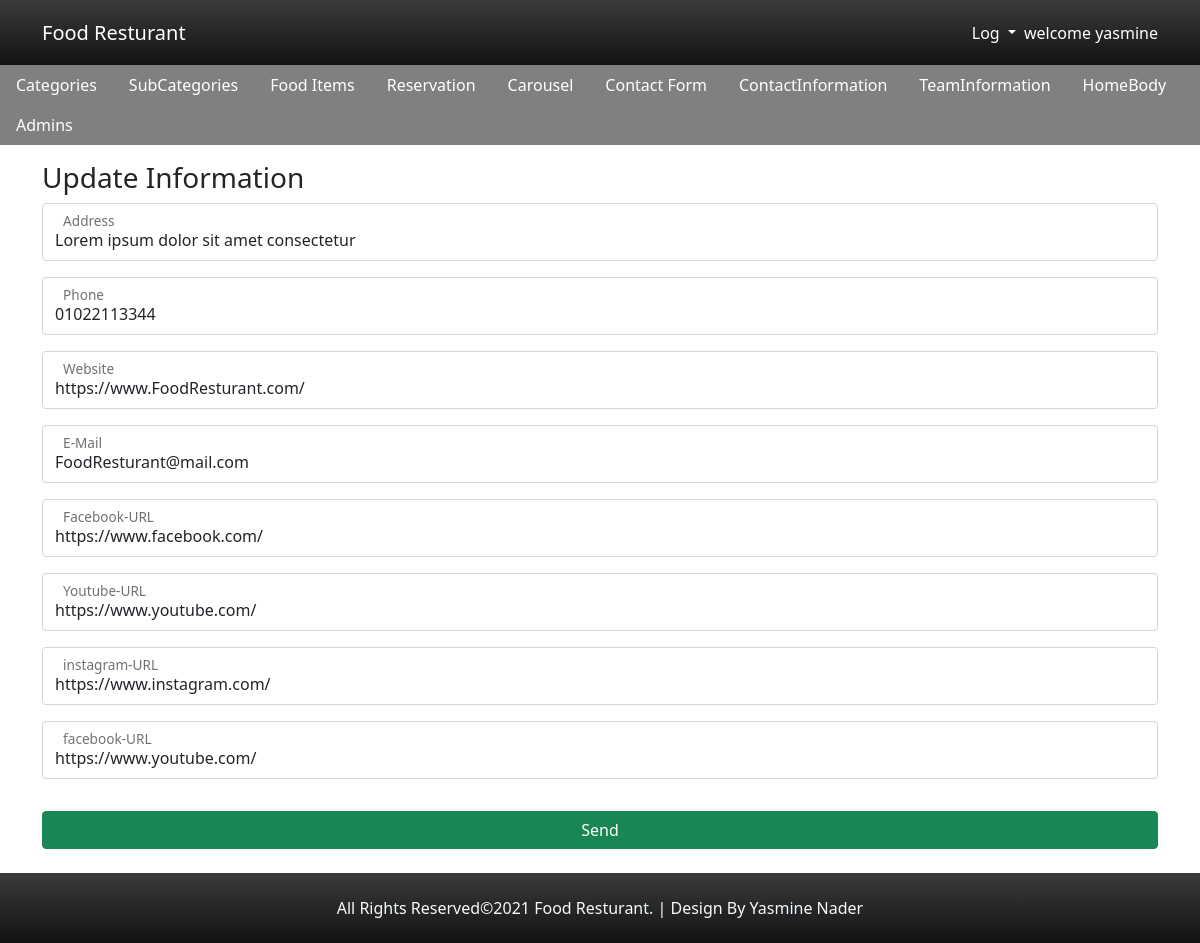
Page /contactinformation/contactinformationupdate.php?id=1 (signed in) on the committed database.
### tables this page shows
CREATE TABLE `contact_information` (
  `id` int(11) NOT NULL,
  `address` char(100) NOT NULL,
  `phone` char(11) NOT NULL,
  `website` char(150) NOT NULL,
  `email` char(150) NOT NULL,
  `url_facebook` char(255) NOT NULL,
  `url_youtube` char(255) NOT NULL,
  `url_instagram` char(255) NOT NULL,
  `url_twitter` char(255) NOT NULL
);

### contactinformation/contactinformationupdate.php (the view, shortened to what this page needs)
<?php
require "../connection/dbconnection.php";
$id=filter_var($_GET["id"],FILTER_SANITIZE_NUMBER_INT);
$query="select * from contact_information where id=".$id;
$sql=mysqli_query($con,$query);
if($sql){
    $operation=mysqli_fetch_assoc($sql);
}else{
    echo "no data related to this id";
}
?>
<?php include "../layout/headeradmin.php";?>
<?php include "../layout/navbaradmin.php";?>
  <?php if(isset($_SESSION["Name"])){?>
<div class="container">
  <h3>Update Information</h3>
          <form action="<?php echo htmlspecialchars($_SERVER['PHP_SELF']).'?id='.$id?>" method="post" enctype='multipart/form-data' >
          <div class="form-floating mb-3">
              <input type="text" class="form-control" id="address" placeholder="Address" name="address" value="<?php echo $operation['address']?>">
              <label for="address" class="ms-2">Address</label>
            </div>
            <div class="form-floating mb-3">
              <input type="text" class="form-control" id="phone" placeholder="Phone" name="phone" value="<?php echo $operation['phone']?>">
              <label for="phone" class="ms-2">Phone</label>
            </div>
            <div class="form-floating mb-3">
              <input type="text" class="form-control" id="website" placeholder="Website" name="website" value="<?php echo $operation['website']?>">
              <label for="website" class="ms-2">Website</label>
            </div>
            <div class="form-floating mb-3">
              <input type="email" class="form-control" id="email" placeholder="E-Mail" name="email" value="<?php echo $operation['email']?>">
              <label for="email" class="ms-2">E-Mail</label>
            </div>
            <div class="form-floating mb-3">
              <input type="text" class="form-control" id="facebook" placeholder="Facebook-URL" name="facebookURL" value="<?php echo $operation['url_facebook']?>">
              <label for="facebook" class="ms-2">Facebook-URL</label>
            </div>
            <div class="form-floating mb-3">
              <input type="text" class="form-control" id="youtube" placeholder="Youtube-URL" name="youtubeURL" value="<?php echo $operation['url_youtube']?>">
              <label for="youtube" class="ms-2">Youtube-URL</label>
            </div>
            <div class="form-floating mb-3">
              <input type="text" class="form-control" id="instagram" placeholder="Instagram-URL" name="instagramURL" value="<?php echo $operation['url_instagram']?>">
              <label for="instagram" class="ms-2">instagram-URL</label>
            </div>
            <div class="form-floating mb-3">
              <input type="text" class="form-control" id="twitter" placeholder="Twitter-URL" name="twitterURL" value="<?php echo $operation['url_twitter']?>">
              <label for="twitter" class="ms-2">facebook-URL</label>
            </div>
            <button type="submit" class="btn btn-success mt-3 w-100 mb-4">Send</button>
          </form>
        </div>
<?php include '../layout/footer.php'?>
<?php } else{header("location: ../admins/login.php");} ?>

### css/style.css (style rules this page uses)
body { padding: 0px; margin: 0px; }

### rows in the picture
contact_information: address "Lorem ipsum dolor sit amet consectetur", phone "01022113344", website "https://www.FoodResturant.com/", email "FoodResturant@mail.com", facebookURL "https://www.facebook.com/", youtubeURL "https://www.youtube.com/", instagramURL "https://www.instagram.com/", twitterURL "https://www.youtube.com/"

### other values in the picture
$_SESSION["Name"] "yasmine"
